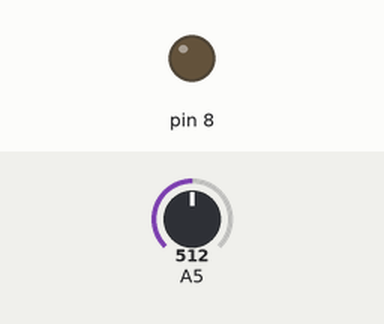
A sketch run on a simulated Arduino Uno, built with avr-gcc and run on an emulated ATmega328P. Parts: output pins drawn as LEDs (lit = HIGH). The inputs (shaded band) are chosen by the test bench; at power-on: A5 = 512.

Above: at 1.2 s.
1.3 s: A5 set to 109
2.8 s: A5 set to 92
At 3.6 s:
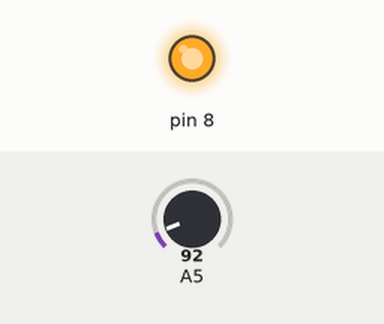
4.3 s: A5 set to 110
At 4.8 s:
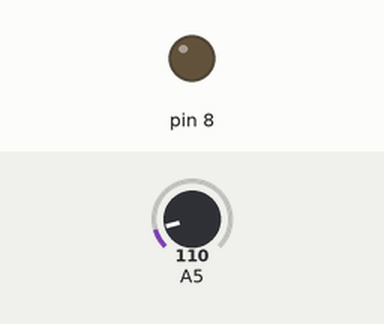
5.8 s: A5 set to 90
At 7.2 s:
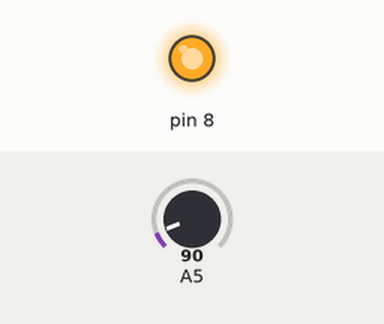
Timing chart, 0 to 8.3 s (numbered marks = the images above; inputs shaded):
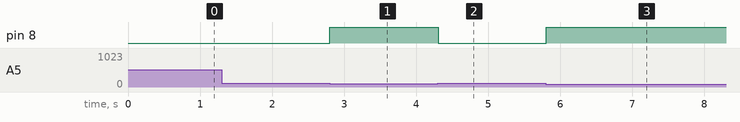

Measured:
- the behaviour switches between 100 and 99 on A5 (found by bisection; images 0 and 1)
- after the input at 1.3 s, every drawn part: stays the same
- after the input at 2.8 s, pin 8: LOW → HIGH at once
- after the input at 4.3 s, pin 8: HIGH → LOW at once
- after the input at 5.8 s, pin 8: LOW → HIGH at once

The sketch:

fotolamp.ino
```cpp
int readvalue=0;
void setup()
{
pinMode(8, OUTPUT);
}

void loop()
{
readvalue= analogRead(A5);
if(readvalue<100)
{
  digitalWrite(8, HIGH);
}
else
{
  digitalWrite(8, LOW);
}
delay(100);
}
```
